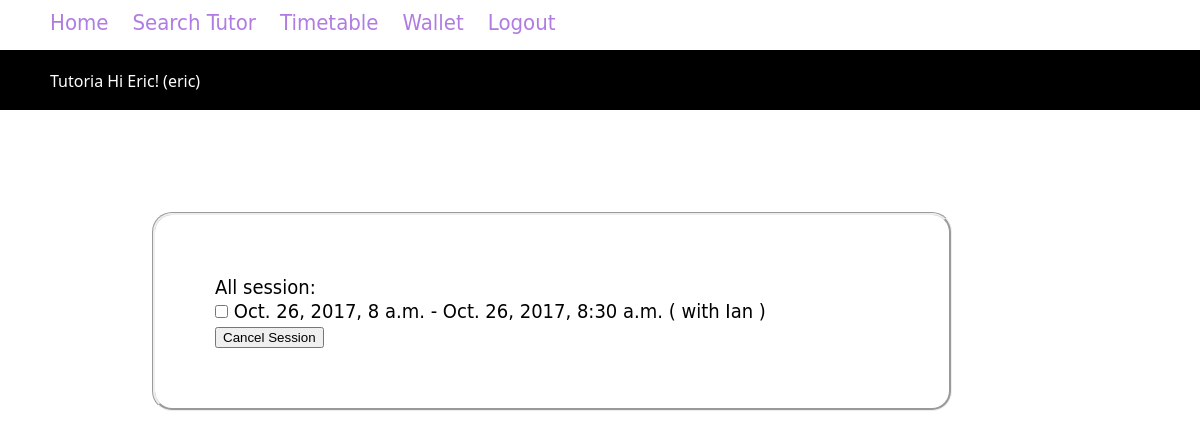
The page /timetable/ (signed in) on the database as committed earlier.
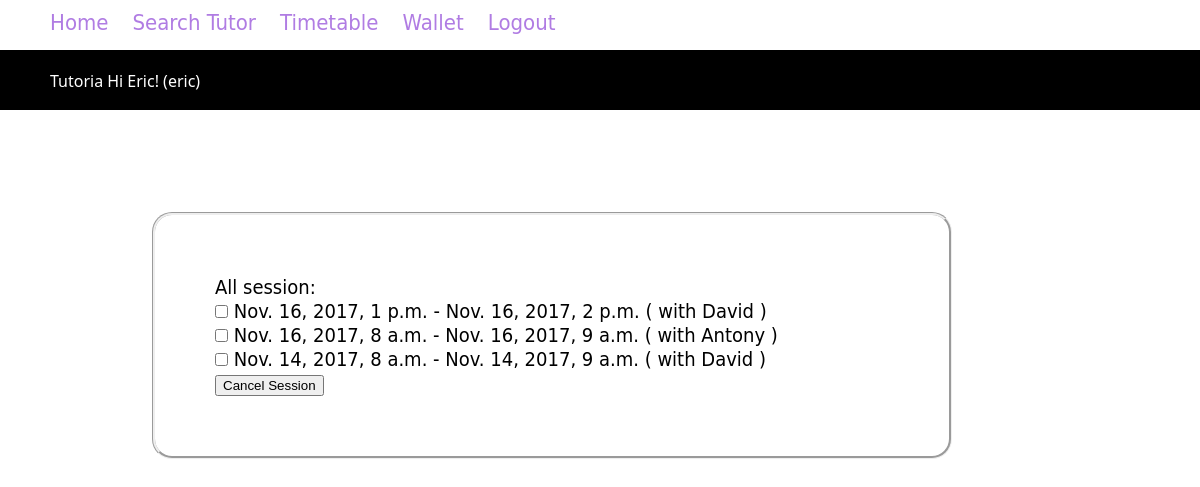
The same page on the database as committed later.
### core/models.py (models this page shows, shortened)
class Session(models.Model):
    student = models.ForeignKey(Student, on_delete=models.CASCADE)
    tutor = models.ForeignKey(Tutor, on_delete=models.CASCADE)
    booking_date = models.DateTimeField()
    start_date = models.DateTimeField()
    end_date = models.DateTimeField()
    status = models.CharField(max_length=10,default="booked")

class Tutor(models.Model):
    profile = models.OneToOneField(Profile, on_delete=models.CASCADE)
    tutor_type =  models.ForeignKey(TutorType, on_delete=models.CASCADE, blank=True, null=True )
    hourly_rate = models.IntegerField(blank=True,null=True)
    tags = models.ManyToManyField(Tag, blank=True)
    university = models.ForeignKey(University, on_delete=models.CASCADE, blank=True,null=True)
    courses = models.ManyToManyField(Course, blank=True)
    bio = models.CharField(max_length=500, blank=True,null=True)

class Profile(models.Model):
    user = models.OneToOneField(User, on_delete=models.CASCADE)
    phone = models.CharField(max_length=20)
    user_type =  models.ForeignKey(UserType, on_delete=models.CASCADE)

### core/views.py (the view)
# urls.py: url(r'^timetable/$', views.viewTimetable, name='view_timetable'),
@login_required
def viewTimetable(request):
    user_profile = request.user.profile
    if(user_profile.user_type.user_type=="tutor"):
        s = Session.objects.filter(tutor=user_profile.tutor)
    elif(user_profile.user_type.user_type=="student"):
        s = Session.objects.filter(student=user_profile.student)
    else:
        s = Session.objects.filter( Q( tutor= user_profile.tutor) | Q(student=user_profile.student))
    context={'session_list': s}
    if len(s)==0:
        return HttpResponse("You do not have any tutorial session yet.")
    return render(request, 'timetable.html', context)

### core/templates/timetable.html (shortened to what this page needs)
{% extends 'base.html' %}
{% block content %}
    All session:
    <form action="{% url 'cancel_session' %}" method="post">
        {% for s in session_list %}
            <input type="checkbox" name="session_id" value="{{s.id}}"/>{{s.booked_date}} {{s.start_date}} - {{s.end_date}} ( with {{s.tutor.profile.user.first_name}} )<br/>
        {% endfor %}
        <button type="submit" onclick="return check()">Cancel Session</button>
    </form>
{% endblock %}

Rows that differ between the two databases and show on the page:
changed Session: start_date "Oct. 26, 2017, 8 a.m." → "Nov. 16, 2017, 1 p.m."; end_date "Oct. 26, 2017, 8:30 a.m." → "Nov. 16, 2017, 2 p.m."; tutor.profile.user.first_name "Ian" → "David"
added Session: start_date "Nov. 16, 2017, 8 a.m.", end_date "Nov. 16, 2017, 9 a.m.", tutor.profile.user.first_name "Antony"
added Session: start_date "Nov. 14, 2017, 8 a.m.", end_date "Nov. 14, 2017, 9 a.m.", tutor.profile.user.first_name "David"
